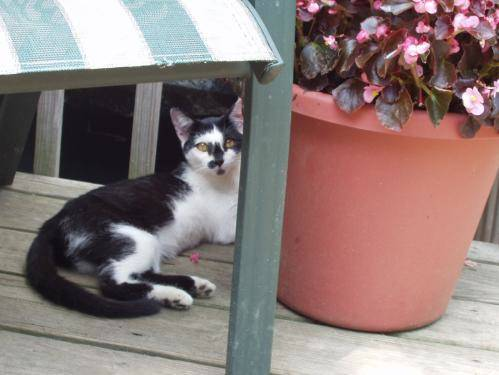
#> input picture train/cat.10102.jpg, 499 x 375 px, found by its file name; its folder holds only this picture in this run
$ jupyter execute --allow-errors 'IMAGE CLASSIFICATION.ipynb'
#> lines starting #> are read from the running program, lines starting #| are printed output that depends on the picture
[cell 1]
import os
import numpy as np
from sklearn.svm import SVC
from sklearn.metrics import classification_report, confusion_matrix
import matplotlib.pyplot as plt
from tqdm import tqdm
import joblib
from sklearn.model_selection import GridSearchCV
import cv2
import seaborn as sns
import time
from sklearn.decomposition import PCA
from sklearn.pipeline import Pipeline
from sklearn.model_selection import train_test_split

[cell 2]
folder_path = f"Dataset/"
os.makedirs(folder_path, exist_ok=True)

# define path
confusion_image_path = os.path.join(folder_path, 'confusion matrix.png')
classification_file_path = os.path.join(folder_path, 'classification_report.txt')
model_file_path = os.path.join(folder_path, "svm_model.pkl")

# Path dataset
dataset_dir = "Dataset/"
train_dir = os.path.join(dataset_dir, "train")
test_dir = os.path.join(dataset_dir, "test1")

[cell 3]
train_images = os.listdir(train_dir)
features = []
labels = []
image_size = (50, 50)

# Proses train images
for image in tqdm(train_images, desc="Processing Train Images"):
    if image[0:3] == 'cat' :
        label = 0
    else :
        label = 1
    image_read = cv2.imread(train_dir+"/"+image)
#> image_read is the input picture: shape (375, 499, 3); mean B, G, R 120.1, 122, 140.3
    image_resized = cv2.resize(image_read, image_size)
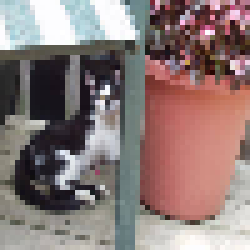
#> image_resized: shape (50, 50, 3) (shown 5 times larger); mean B, G, R 119.9, 121.8, 140.1
    image_normalized = image_resized / 255.0
    image_flatten = image_normalized.flatten()
#> image_flatten = 7500 values, max 1 at index 24, min 0 at index 2226, mean 0.499
    features.append(image_flatten)
    labels.append(label)


$ run again, on train/cat.12412.jpg
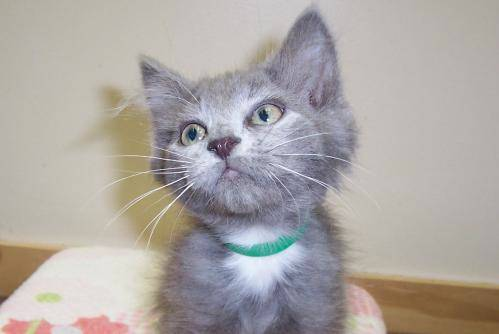
#> input picture train/cat.12412.jpg, 499 x 334 px, found by its file name
#> image_read is the input picture: shape (334, 499, 3); mean B, G, R 163.5, 167, 172.8
#> `image_resized = cv2.resize(image_read, image_size)`:
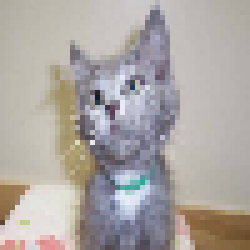
#> image_resized: shape (50, 50, 3) (shown 5 times larger); mean B, G, R 163.3, 166.8, 172.6
#> image_flatten = 7500 values, max 0.976 at index 3072, min 0.0471 at index 2909, mean 0.657

$ run again, on train/cat.1542.jpg
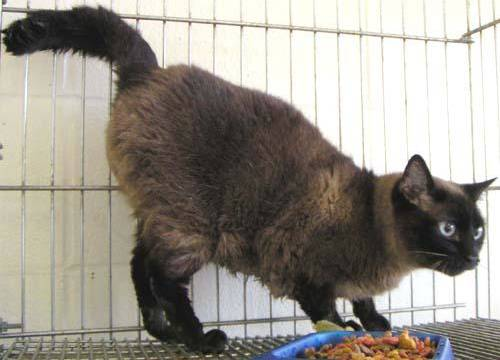
#> input picture train/cat.1542.jpg, 500 x 360 px, found by its file name
#> image_read is the input picture: shape (360, 500, 3); mean B, G, R 139.1, 147.7, 152.7
#> `image_resized = cv2.resize(image_read, image_size)`:
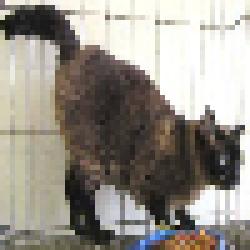
#> image_resized: shape (50, 50, 3) (shown 5 times larger); mean B, G, R 138.6, 147.1, 152.1
#> image_flatten = 7500 values, max 1 at index 70, min 0.0392 at index 600, mean 0.572

$ run again, on train/cat.1652.jpg
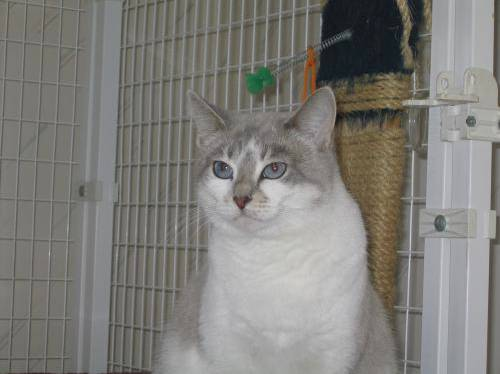
#> input picture train/cat.1652.jpg, 500 x 374 px, found by its file name
#> image_read is the input picture: shape (374, 500, 3); mean B, G, R 121.8, 126, 127.3
#> `image_resized = cv2.resize(image_read, image_size)`:
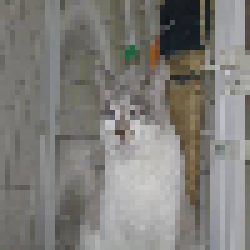
#> image_resized: shape (50, 50, 3) (shown 5 times larger); mean B, G, R 121.9, 126.1, 127.5
#> image_flatten = 7500 values, max 0.804 at index 5635, min 0.0627 at index 701, mean 0.491

$ run again, on train/cat.11057.jpg
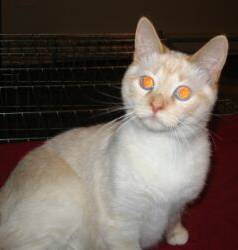
#> input picture train/cat.11057.jpg, 238 x 250 px, found by its file name
#> image_read is the input picture: shape (250, 238, 3); mean B, G, R 84.9, 92.9, 104.3
#> `image_resized = cv2.resize(image_read, image_size)`:
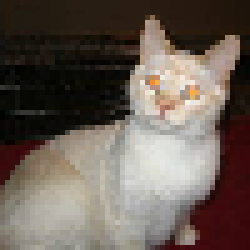
#> image_resized: shape (50, 50, 3) (shown 5 times larger); mean B, G, R 85, 93, 104.4
#> image_flatten = 7500 values, max 0.988 at index 2816, min 0 at index 1113, mean 0.369
